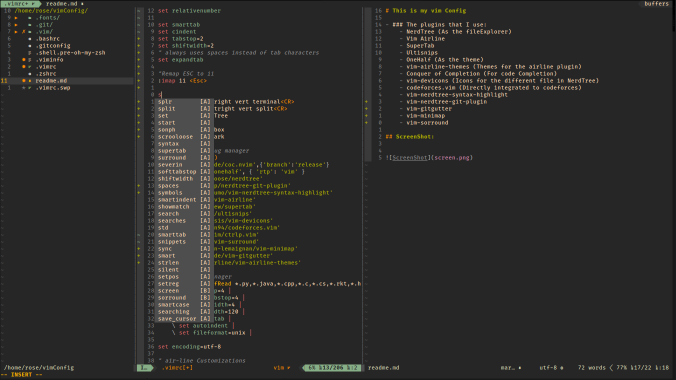
#> input picture 1/screen.png, 1351 x 759 px (shown at 1/2 size)
$ python code.py
#> lines starting #> are read from the running program, lines starting #| are printed output that depends on the picture
import cv2

img = cv2.imread('screen.png', 1)
#> img is the input picture: shape (759, 1351, 3); mean B, G, R 42.8, 44.5, 45.1

img = cv2.resize(img, (0,0), fx = 0.5, fy=.5)
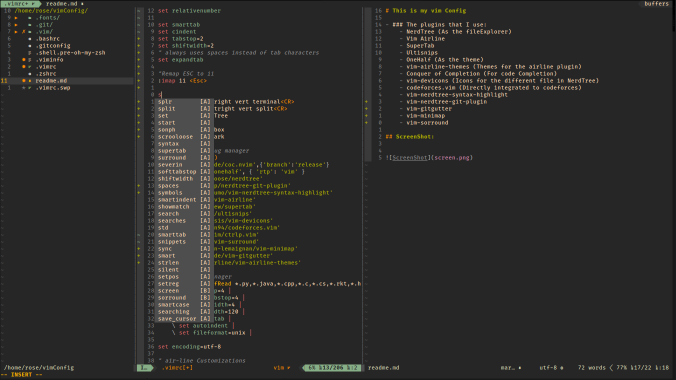
#> img: shape (380, 676, 3); mean B, G, R 42.8, 44.5, 45

#img = cv2.rotate(img, cv2.cv2.ROTATE_90_COUNTERCLOCKWISE)
cv2.imwrite('new_img.jpg', img)

cv2.imshow('Image', img)

cv2.waitKey(0)
cv2.destroyAllWindows()
